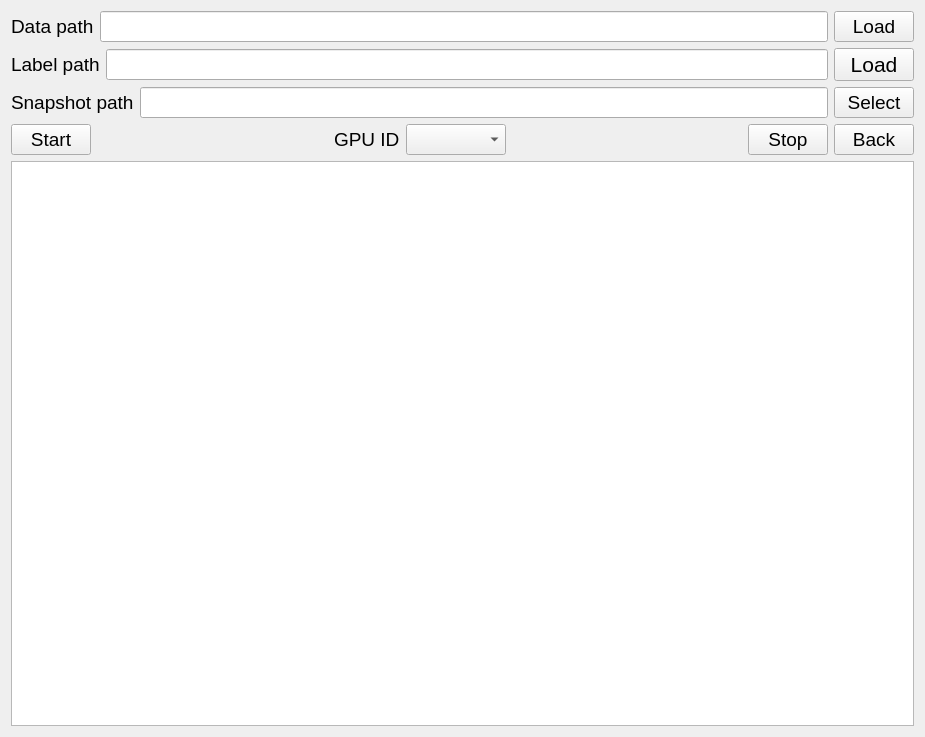
<?xml version="1.0" encoding="UTF-8"?>
<ui version="4.0">
 <class>Transfer_learning</class>
 <widget class="QWidget" name="Transfer_learning">
  <property name="geometry">
   <rect>
    <x>0</x>
    <y>0</y>
    <width>925</width>
    <height>737</height>
   </rect>
  </property>
  <property name="windowTitle">
   <string>Transfer learning</string>
  </property>
  <layout class="QVBoxLayout" name="verticalLayout">
   <item>
    <layout class="QHBoxLayout" name="horizontalLayout">
     <item>
      <widget class="QLabel" name="label">
       <property name="font">
        <font>
         <family>Arial</family>
         <pointsize>14</pointsize>
        </font>
       </property>
       <property name="text">
        <string>Data path</string>
       </property>
      </widget>
     </item>
     <item>
      <widget class="QLineEdit" name="DataPath">
       <property name="font">
        <font>
         <family>Arial</family>
         <pointsize>14</pointsize>
        </font>
       </property>
      </widget>
     </item>
     <item>
      <widget class="QPushButton" name="DataLoad">
       <property name="font">
        <font>
         <family>Arial</family>
         <pointsize>14</pointsize>
        </font>
       </property>
       <property name="text">
        <string>Load</string>
       </property>
      </widget>
     </item>
    </layout>
   </item>
   <item>
    <layout class="QHBoxLayout" name="horizontalLayout_2">
     <item>
      <widget class="QLabel" name="label_2">
       <property name="font">
        <font>
         <family>Arial</family>
         <pointsize>14</pointsize>
        </font>
       </property>
       <property name="text">
        <string>Label path</string>
       </property>
      </widget>
     </item>
     <item>
      <widget class="QLineEdit" name="LabelPath">
       <property name="font">
        <font>
         <family>Arial</family>
         <pointsize>14</pointsize>
        </font>
       </property>
      </widget>
     </item>
     <item>
      <widget class="QPushButton" name="LabelLoad">
       <property name="font">
        <font>
         <family>Arial</family>
         <pointsize>16</pointsize>
        </font>
       </property>
       <property name="text">
        <string>Load</string>
       </property>
      </widget>
     </item>
    </layout>
   </item>
   <item>
    <layout class="QHBoxLayout" name="horizontalLayout_4">
     <item>
      <widget class="QLabel" name="label_4">
       <property name="font">
        <font>
         <family>Arial</family>
         <pointsize>14</pointsize>
        </font>
       </property>
       <property name="text">
        <string>Snapshot path</string>
       </property>
      </widget>
     </item>
     <item>
      <widget class="QLineEdit" name="SnapshotPath">
       <property name="font">
        <font>
         <family>Arial</family>
         <pointsize>14</pointsize>
        </font>
       </property>
      </widget>
     </item>
     <item>
      <widget class="QPushButton" name="SnapshotSelect">
       <property name="font">
        <font>
         <family>Arial</family>
         <pointsize>14</pointsize>
        </font>
       </property>
       <property name="text">
        <string>Select</string>
       </property>
      </widget>
     </item>
    </layout>
   </item>
   <item>
    <layout class="QHBoxLayout" name="horizontalLayout_3">
     <item>
      <widget class="QPushButton" name="Start">
       <property name="font">
        <font>
         <family>Arial</family>
         <pointsize>14</pointsize>
        </font>
       </property>
       <property name="text">
        <string>Start</string>
       </property>
      </widget>
     </item>
     <item>
      <spacer name="horizontalSpacer">
       <property name="orientation">
        <enum>Qt::Horizontal</enum>
       </property>
       <property name="sizeHint" stdset="0">
        <size>
         <width>40</width>
         <height>20</height>
        </size>
       </property>
      </spacer>
     </item>
     <item>
      <widget class="QLabel" name="label_3">
       <property name="font">
        <font>
         <family>Arial</family>
         <pointsize>14</pointsize>
        </font>
       </property>
       <property name="text">
        <string>GPU ID</string>
       </property>
      </widget>
     </item>
     <item>
      <widget class="QComboBox" name="CudacomboBox">
       <property name="font">
        <font>
         <family>Arial</family>
         <pointsize>14</pointsize>
        </font>
       </property>
      </widget>
     </item>
     <item>
      <spacer name="horizontalSpacer_2">
       <property name="orientation">
        <enum>Qt::Horizontal</enum>
       </property>
       <property name="sizeHint" stdset="0">
        <size>
         <width>40</width>
         <height>20</height>
        </size>
       </property>
      </spacer>
     </item>
     <item>
      <widget class="QPushButton" name="Stop">
       <property name="font">
        <font>
         <family>Arial</family>
         <pointsize>14</pointsize>
        </font>
       </property>
       <property name="text">
        <string>Stop</string>
       </property>
      </widget>
     </item>
     <item>
      <widget class="QPushButton" name="Back">
       <property name="font">
        <font>
         <family>Arial</family>
         <pointsize>14</pointsize>
        </font>
       </property>
       <property name="text">
        <string>Back</string>
       </property>
      </widget>
     </item>
    </layout>
   </item>
   <item>
    <widget class="QPlainTextEdit" name="PrintTransferLearning">
     <property name="font">
      <font>
       <family>Arial</family>
       <pointsize>14</pointsize>
      </font>
     </property>
    </widget>
   </item>
  </layout>
 </widget>
 <resources/>
 <connections/>
</ui>
